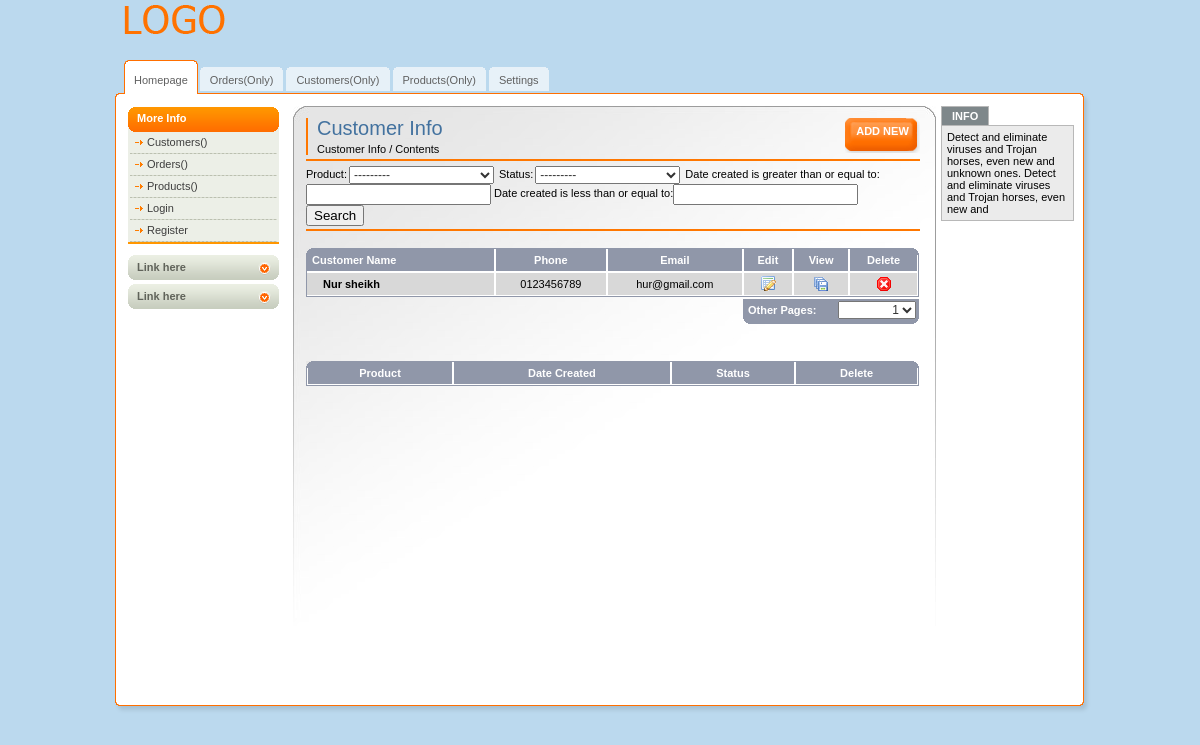
The app's page /customer_detail/nur-sheikh, older data.
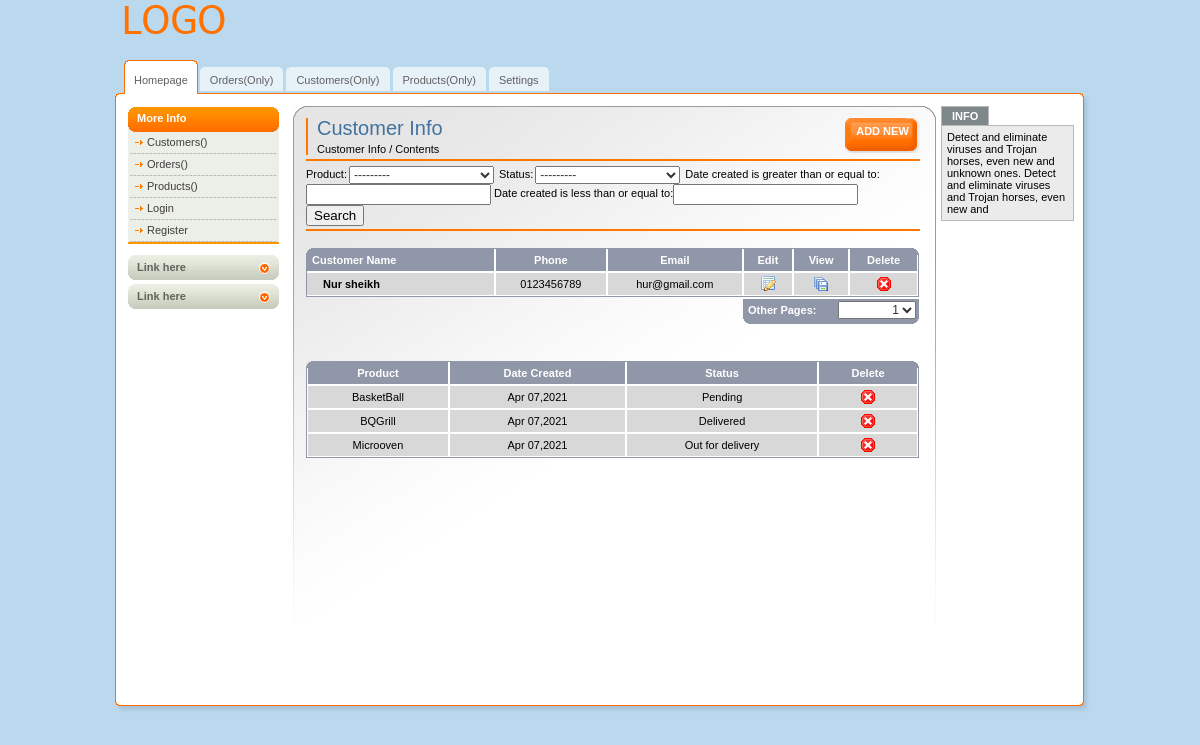
The same page, newer data.
### core/models.py (models this page shows, shortened)
class Customer(models.Model):
    user = models.OneToOneField(User,on_delete=models.SET_NULL,blank=True,null=True)
    name = models.CharField(max_length=100,null=True,blank=True)
    slug = models.SlugField(blank=True,null=True,unique=True)
    phone = models.CharField(max_length=100,null=True,blank=True)
    profile_pic = models.ImageField(max_length=200,null=True)
    email = models.CharField(max_length=100,null=True,blank=True)
    date_created = models.DateTimeField(auto_now_add=True)
    my_bio = QuillField()

class Order(models.Model):
    STATUS =(
        ('Pending','Pending'),
        ('Delivered','Delivered'),
        ('Out for delivery','Out for delivery')
    )
    customer = models.ForeignKey(Customer,null=True,on_delete=models.CASCADE)
    product = models.ForeignKey(Product,null=True,on_delete=models.CASCADE)
    date_created= models.DateTimeField(auto_now_add=True)
    status = models.CharField(max_length=100,choices=STATUS)
    slug = models.SlugField(blank=True,null=True)

class Product(models.Model):
    CATEGORY =(
        ('Indoor','Indoor'),
        ('Outdoor','Outdoor')
    )
    name= models.CharField(max_length=100)
    price = models.FloatField()
    category = models.CharField(max_length=100,choices=CATEGORY)
    description = models.CharField(max_length=100)
    date_created = models.DateTimeField(auto_now_add=True)
    tags = models.ManyToManyField('Tag')
    def __str__(self):
        return self.name

### core/views.py (the view)
# urls.py: path('customer_detail/<str:slug>',customer_single,name='customer_detail'),
def customer_single(request,slug):
    customer = Customer.objects.get(slug=slug)
    orders = customer.order_set.all()
    order_filtered = OrderFilter(request.GET,queryset=orders)
    orders=order_filtered.qs
    context={
        'customer':customer,
        'title':'Customer Info',
        'orders':orders,
        'filter':order_filtered,
    }
    return render(request,'customer_single.html',context)

### core/templates/customer_single.html (shortened to what this page needs)
{% extends 'base.html' %}
{% block content %}
{% load static %}
  <div id="middle">
{% include 'side.html' %}
    <div id="center-column">
      <div class="top-bar"> <a href="{% url 'add_order_specific' customer.slug %}" class="button">ADD NEW </a>
        <h1>{{title}}</h1>
        <div class="breadcrumbs"><a href="#">{{title}}</a> / <a href="#">Contents</a></div>
      </div>
      <br />
      <form method='GET'>{% csrf_token %}
      <div class="select-bar">
        <label>
        {{filter.form}}<br>
        </label>
        <label>
        <input type="submit" name="Submit" value="Search" />
        </label>
      </div>
      </form>
      <div class="table"> <img src="img/bg-th-left.gif" width="8" height="7" alt="" class="left" /> <img src="img/bg-th-right.gif" width="7" height="7" alt="" class="right" />
        <table class="listing" cellpadding="0" cellspacing="0">
          <tr>
            <th class="first" width="177">Customer Name</th>
            <th>Phone</th>
            <th>Email</th>
            <th>Edit</th>
            <th>View</th>
            <th>Delete</th>
          </tr>
          <tr>
            <td class="first style2">{{customer.name}} </td>
            <td>{{customer.phone}}</td>
            <td>{{customer.email}}</td>
             <td><img src=" {% static 'img/edit-icon.gif' %}" width="16" height="16" alt="save" /></td>
            <td><img src=" {% static 'img/save-icon.gif' %}" width="16" height="16" alt="save" /></td>
            <td><img src=" {% static 'img/hr.gif' %}" width="16" height="16" alt="" /></td>
          </tr>
        </table>
        <div class="select"> <strong>Other Pages: </strong>
          <select>
            <option>1</option>
          </select>
        </div>
      </div>
      <div class="table"> <img src="img/bg-th-left.gif" width="8" height="7" alt="" class="left" /> <img src="img/bg-th-right.gif" width="7" height="7" alt="" class="right" />
                <table class="listing" cellpadding="0" cellspacing="0">
          <tr>
            <th>Product</th>
            <th>Date Created</th>
            <th>Status</th>
            <th>Delete</th>
          </tr>
      {% for order in orders %}
          <tr>
            <td>{{order.product.name}}</td>
            <td>{{order.date_created|date:"M d,Y"}}</td>
             <td>{{order.status}}</td>
            <td><img src=" {% static 'img/hr.gif' %}" width="16" height="16" alt="" /></td>
          </tr>
      {% endfor %}
        </table>
      </div>
    </div>
            {% endblock content %}

### core/templates/base.html (shortened to what this page needs)
{% load static %}
<!DOCTYPE html PUBLIC "-//W3C//DTD XHTML 1.0 Transitional//EN" "http://www.w3.org/TR/xhtml1/DTD/xhtml1-transitional.dtd">
<html>
<head>
</head>
<body>
<div id="main">
  <div id="header"> <a href="#" class="logo"><img src="img/logo.gif" width="101" height="29" alt="" /></a>
    <ul id="top-navigation">
      <li class="active"><span><span>Homepage</span></span></li>
      <li><span><span><a href="#">Orders(Only)</a></span></span></li>
      <li><span><span><a href="#">Customers(Only)</a></span></span></li>
      <li><span><span><a href="#">Products(Only)</a></span></span></li>
      <li><span><span><a href="#">Settings</a></span></span></li>
    </ul>
  </div>
        {% block content %}
        {% endblock content %}
    <div id="right-column"> <strong class="h">INFO</strong>
      <div class="box">Detect and eliminate viruses and Trojan horses, even new and unknown ones. Detect and eliminate viruses and Trojan horses, even new and </div>
    </div>
  </div>
  <div id="footer"></div>
</div>
</body>
</html>

### core/templates/side.html
 <div id="left-column">
      <h3>More Info</h3>
      <ul class="nav">
        <li><a href="#">Customers({{customer_count}})</a></li>
        <li><a href="#">Orders({{order_count}})</a></li>
        <li><a href="#">Products({{product_count}})</a></li>
        {% if request.user.is_authenticated %}
        <li><a href="{% url 'logout' %}">Logout</a></li>
         <li class="last"><a href="#">Hello {{request.user.username}}</a></li>
        {% else %}
        <li><a href="{% url 'login'%}">Login</a></li>
        <li><a href="{% url 'register'%}">Register</a></li>
        {% endif %}
      </ul>
      <a href="#" class="link">Link here</a> <a href="#" class="link">Link here</a>
      </div>

Row changes from the older to the newer data that the page shows:
added Order: product.name "BasketBall", date_created "Apr 07,2021", status "Pending"
added Order: product.name "BQGrill", date_created "Apr 07,2021", status "Delivered"
added Order: product.name "Microoven", date_created "Apr 07,2021", status "Out for delivery"
